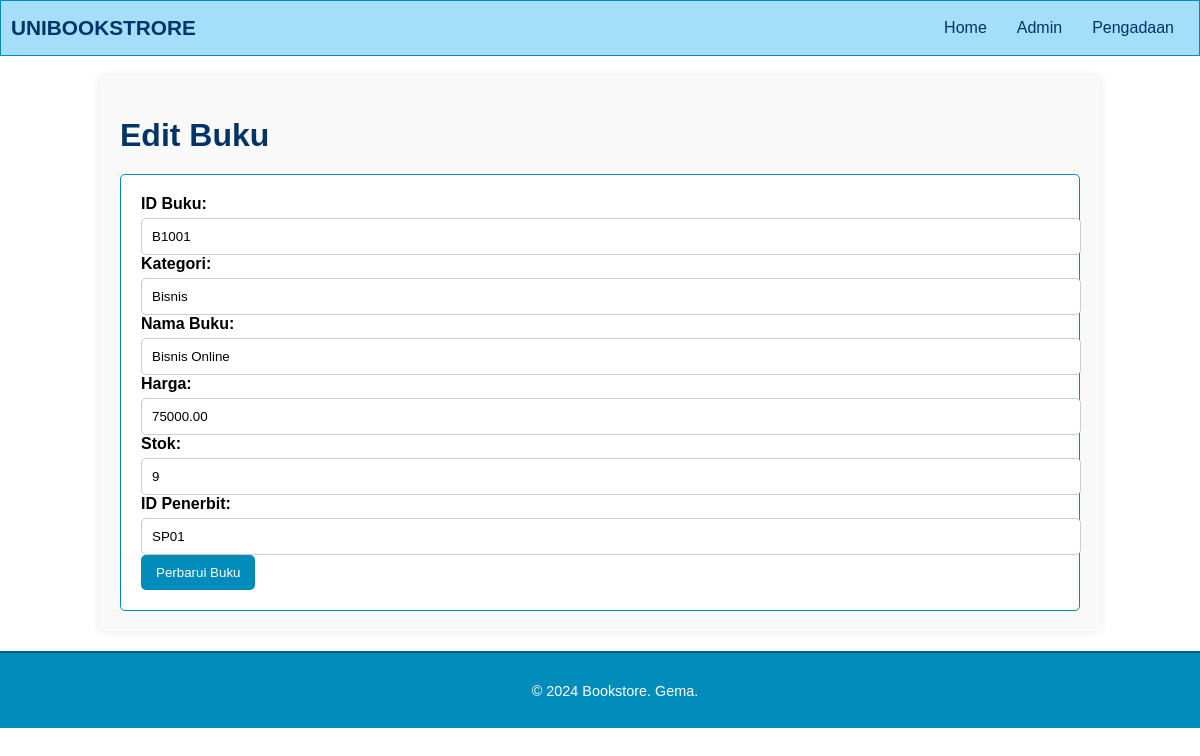
Screenshot of /edit.php?id_buku=B1001 with the database file from the repository.
### tables this page shows
CREATE TABLE `buku` (
  `id_buku` varchar(10) NOT NULL,
  `kategori` varchar(50) DEFAULT NULL,
  `nama_buku` varchar(100) NOT NULL,
  `harga` decimal(10,2) DEFAULT NULL,
  `stok` int(11) DEFAULT 0,
  `id_penerbit` varchar(10) DEFAULT NULL
);

### edit.php (the view, shortened to what this page needs)
<?php
include('db.php');
include('header.php');
if (isset($_GET['id_buku'])) {
    $id_buku = $_GET['id_buku'];
    $sql = "SELECT * FROM buku WHERE id_buku = '$id_buku'";
    $result = $connection->query($sql);
    $book = $result->fetch_assoc();
} else {
    echo "<script>alert('ID Buku tidak valid.'); window.location.href='admin.php';</script>";
}
?>
<link rel="stylesheet" type="text/css" href="css/edit.css">
<main>
    <h1>Edit Buku</h1>
    <form action="" method="POST">
        <label for="id_buku">ID Buku:</label>
        <input type="text" name="id_buku" value="<?php echo htmlspecialchars($book['id_buku']); ?>" readonly>
        <label for="kategori">Kategori:</label>
        <input type="text" name="kategori" value="<?php echo htmlspecialchars($book['kategori']); ?>" required>
        <label for="nama_buku">Nama Buku:</label>
        <input type="text" name="nama_buku" value="<?php echo htmlspecialchars($book['nama_buku']); ?>" required>
        <label for="harga">Harga:</label>
        <input type="number" name="harga" min="0" value="<?php echo htmlspecialchars($book['harga']); ?>" required>
        <label for="stok">Stok:</label>
        <input type="number" name="stok" min="0" value="<?php echo htmlspecialchars($book['stok']); ?>" required>
        <label for="id_penerbit">ID Penerbit:</label>
        <input type="text" name="id_penerbit" value="<?php echo htmlspecialchars($book['id_penerbit']); ?>" required>
        <button type="submit">Perbarui Buku</button>
    </form>
</main>
<?php include('footer.php'); ?>

### css/header_footer.css (style rules this page uses)
body { font-family: Arial, sans-serif; margin: 0; padding: 0; }

### css/edit.css (style rules this page uses)
main { width: 80%; margin: 20px auto; padding: 20px; background-color: #f9f9f9; border-radius: 5px; box-shadow: 0 0 10px rgba(0, 0, 0, 0.1); }
h1 { font-size: 2em; margin-bottom: 20px; color: #003366; }
form { background-color: #ffffff; padding: 20px; border: 1px solid #008CBA; border-radius: 5px; }
label { display: block; margin-bottom: 5px; font-weight: bold; }
input[type="text"], input[type="number"] { width: 100%; padding: 10px; border: 1px solid #ccc; border-radius: 5px; }
button { background-color: #008CBA; color: white; padding: 10px 15px; border: none; border-radius: 5px; cursor: pointer; }

### rows the page displays
buku: id_buku "B1001", kategori "Bisnis", nama_buku "Bisnis Online", harga "75000.00", stok "9", id_penerbit "SP01"
